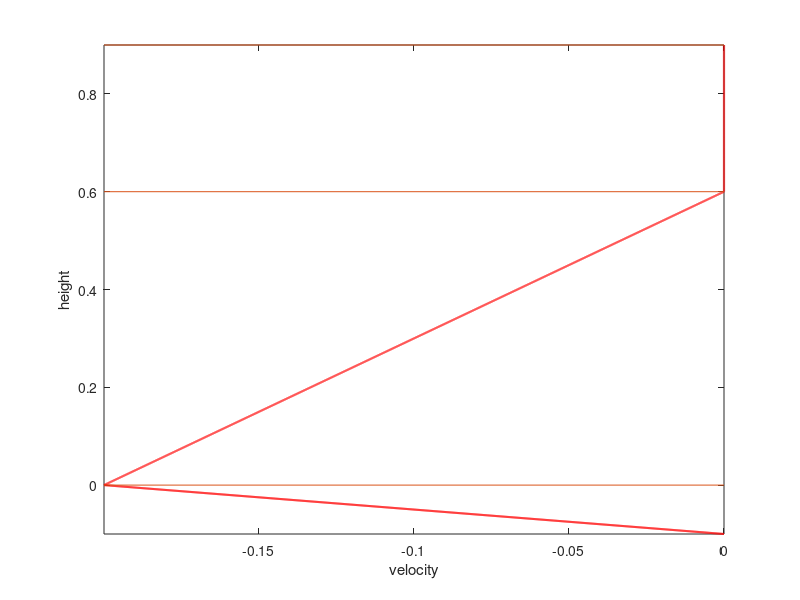
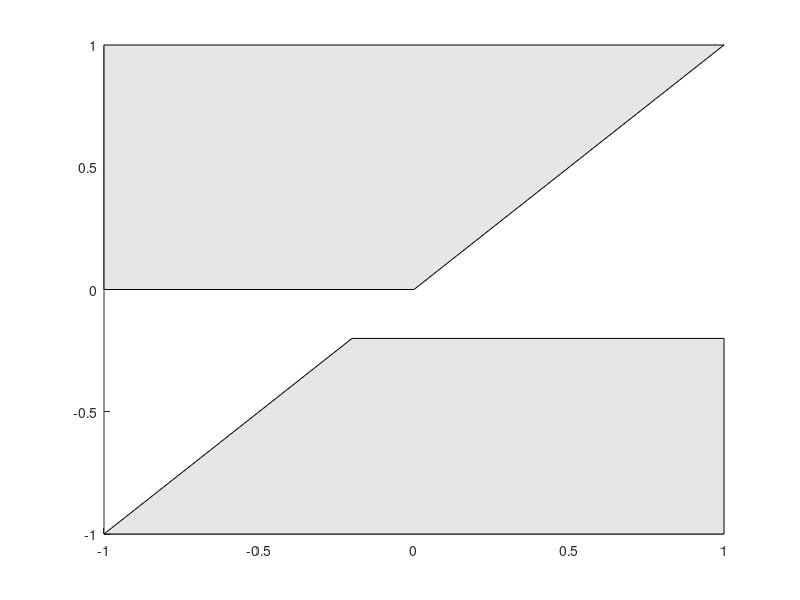

These figures' MATLAB source, in order: (Note: this script raises an error after producing the figures.)
%%%% 
%%%% FIND KISSING POINTS and EVALUATE SYSTEM COEFFICIENTS at these points
%%%%

close all % close all figures (if any)

%%% PART I: FIND A KISSING POINT

% colors to be used for plots
blewish=[13 140 204]./255;
darkgreen=[23 135 0]./255;
greybrown=[103 101 110]./255;
orange=[223 138 74]./255;
blu=[20 68 246]./255;
lightgray=[0.9 0.9 0.9];

fontsz=14;
MESH_DPS = 300;  % mesh density (points)

% put the model parameter values in a structure
s=struct('U0', 0, ...
         'U1', -0.2,...
         'U2', 0, ...
         'U3', 0, ...
         'H1', 0.1, ...
         'H2', 0.6,...
         'H3', 0.3, ...
         'H12', 0, ...
         'H32', 0,...
         'g12', 0.6,...
         'g32', 0.4);
     
s.('H12')=s.('H1')/s.('H2');
s.('H32')=s.('H3')/s.('H2');

% range of U3 values
U3from=-1;
U3to=1;
U3step=1e-4;
U3rng=U3from:U3step:U3to;

% check if these values make sense
assert(s.('H1')>0, 'H1 MUST be positive!')
assert(s.('H2')>0, 'H2 MUST be positive!')
assert(s.('H3')>0, 'H3 MUST be positive!')
assert(s.('g12')>=0, 'g12 MUST be non-negative!')
assert(s.('g32')>=0, 'g32 MUST be non-negative!')
assert(s.('H1')+s.('H2')+s.('H3')==1, 'H1+H2+H3 MUST be 1!')

% check if g12+g32=1; if not, do rescaling
if s.('g12')+s.('g32') ~= 1  
    gsk=sqrt(s.('g12')+s.('g32'));
    s.('g12')=s.('g12')/gsk^2;
    s.('g32')=s.('g32')/gsk^2;
    s.('U0')=s.('U0')/gsk;
    s.('U1')=s.('U1')/gsk;
    s.('U2')=s.('U2')/gsk;
    s.('U3')=s.('U3')/gsk;
    U3rng=U3rng/gsk;
    fprintf(1,'done rescaling to ensure that g12+g32=1...\n');
end

% set up the z axis: it's [-H1,H2+H3] which has the length 1
dz=1e-4;  % length of a single interval 
nc=round(1/dz+1);  % number of points incl. boundary points
z=linspace(-s.('H1'),s.('H2')+s.('H3'), nc); 
zlow=(z<0);  % boolean vector with 1s only where z in lower layer
zmid=(z>=0 & z<=s.('H2'));
ztop=(z>s.('H2'));

% create the base velocity profile
Omega1=@()   (s.('U1')-s.('U0'))/s.('H1');
Omega2=@()   (s.('U2')-s.('U1'))/s.('H2');
Omega3=@(u3) (u3-s.('U2'))/s.('H3');

Ubase=@(u3)   (s.('U2')+Omega3(u3)*(z-s.('H2'))).*ztop +...
              (s.('U1')+Omega2()*z).*zmid+...
              (s.('U1')+Omega1()*z).*zlow;
       
% plot the velocity profile
ss=get(0,'ScreenSize'); % [left, bottom, width, height]
figure('Position',[ss(3)*0.25,ss(4)*0.25,ss(3)*0.5, ss(4)*0.4])

miny=min(Ubase(s.('U3')));
maxy=max(Ubase(s.('U3')));

plot(Ubase(s.('U3')), z, 'LineWidth',1.5,'Color','red')
hold on
line([miny,maxy],[0,0])
hold on
line([miny,maxy],[s.('H2'),s.('H2')])
hold on
line([miny,maxy],[s.('H2')+s.('H3'),s.('H2')+s.('H3')])
xlim([miny,maxy])
ylim([min(z),max(z)])
hold off
xlabel('velocity')
ylabel('height')
       
% function defining the equation for c       
Sigma1=@(c)     (s.('U0')-c)*(s.('U1')-c)-s.('g12')*s.('H1');
Sigma3=@(u3, c) (s.('U2')-c)*(u3-c)-s.('g32')*s.('H3');
Psi=@(c)        (s.('U2')-c)*(s.('U1')-c);
Fc=@(u3, c)     (s.('H12')*Psi(c)+Sigma1(c))*(s.('H32')*Psi(c)+Sigma3(u3, c))-...
                 s.('H12')*s.('H32')*Psi(c)^2;
cU0=@(u3,c) s.('U0')-c;
cU1=@(u3,c) s.('U1')-c;
cU2=@(u3,c) s.('U2')-c;
cU3=@(u3,c) u3-c;

% plot this function when varying U3
figure('Position',[ss(3)*0.25,ss(4)*0.25,ss(3)*0.5, ss(4)*0.4])
patch([s.('U2'), U3from,  U3from, U3to],...
      [s.('U2'), s.('U2'),U3to,   U3to],lightgray);
hold on
patch([s.('U1'), U3from, U3to,   U3to],...
      [s.('U1'), U3from, U3from, s.('U1'),],lightgray);
hold on

co_fc=fcontour(Fc,[U3from,U3to,U3from,U3to],'LineWidth',1.5,'MeshDensity',MESH_DPS);
set(co_fc,'LevelList',0)
set(co_fc,'LineColor',greybrown)
hold on
co_u3=fcontour(cU3,[U3from,U3to,U3from,U3to],'LineWidth',1.0,'MeshDensity',MESH_DPS);
set(co_u3,'LevelList',0)
set(co_u3,'LineColor',darkgreen)
hold on
co_u1=fcontour(cU1,[U3from,U3to,U3from,U3to],'LineWidth',1.0,'MeshDensity',MESH_DPS);
set(co_u1,'LevelList',0)
set(co_u1,'LineColor','red')
hold on
co_u2=fcontour(cU2,[U3from,U3to,U3from,U3to],'LineWidth',1.0,'MeshDensity',MESH_DPS);
set(co_u2,'LevelList',0)
set(co_u2,'LineColor',orange)
hold on
co_u0=fcontour(cU0,[U3from,U3to,U3from,U3to],'LineWidth',1.0,'MeshDensity',MESH_DPS);
set(co_u0,'LevelList',0)
set(co_u0,'LineColor',blu)
hold on
legend([co_u0,co_u1,co_u2,co_u3],{'$c=U_0$','$c=U_1$','$c=U_2$','$c=U_3$'},'interpreter','latex','Location','NorthEast');
box on

xlabel('$U_3$','interpreter','latex','FontSize',fontsz)
ylabel('$c$','interpreter','latex','FontSize',fontsz)

% edit this part based on where you see a kissing point in the picture!
U3rng_kp=U3rng(-0.7<=U3rng & U3rng<=-0.45);   % area in U3 around where the KP is
ctop=0.2;  % starting value closer to the larger c value
cbot=0.1;  % starting value closer to the smaller c value

c1c2s=zeros(length(U3rng_kp),2);
c1mc2=zeros(length(U3rng_kp),1);
cc=0;   % counter for U3 values for which c1 and c2 to be calculated

for u=U3rng_kp
    cc=cc+1;
    f_tmp=@(c) Fc(u, c);
    c1c2s(cc,1)=fzero(f_tmp,ctop);
    c1c2s(cc,2)=fzero(f_tmp,cbot);
    c1mc2(cc)=abs(c1c2s(cc,1)-c1c2s(cc,2));
end

% find index where is the minimal difference |c1-c2|
idx=find(c1mc2==min(c1mc2));
kp_u3=U3rng_kp(idx);
kp_c1=c1c2s(idx,1);
kp_c2=c1c2s(idx,2);
kp_cbar=(kp_c1+kp_c2)/2;
fprintf(1,'\n*** found a kissing point:\n');
fprintf(1,'c1:%10.4f\nc2:%10.4f\nU3:%10.4f\n',kp_c1,kp_c2,kp_u3);

%plot(kp_u3,kp_c1,'Marker','o','MarkerFaceColor','red','MarkerEdgeColor','red')
%hold on
%plot(kp_u3,kp_c2,'Marker','o','MarkerFaceColor','red','MarkerEdgeColor','red')

text(-0.58,0.22,'$K_3$','Interpreter','latex','FontSize',fontsz)
text(-0.057,-0.43,'$K_4$','Interpreter','latex','FontSize',fontsz)

%%% PART II: EVALUATE INTEGRAL COEFFICIENTS

% modal function and its derivative

b2=1;
b1=@(c)    -b2/(Omega1()*(s.('U0')-c));
m2=@(c)     b2*Sigma1(c)/((s.('U0')-c)*(s.('U1')-c));
m1=@(c)    -b2*s.('H1')/((s.('U0')-c)*(s.('U1')-c))-m2(c)/(Omega2()*(s.('U1')-c));
t2=@(c,u3)  m2(c)*(s.('U2')-c)*(u3-c)/Sigma3(u3, c);
t1=@(c,u3) -t2(c,u3)/(Omega3(u3)*(u3-c));

phi=@(c,u3)...
    (t1(c,u3)+t2(c,u3)./(Omega3(u3)*(s.('U2')-c+Omega3(u3)*(z-s.('H2'))))).*ztop+...
                         (m1(c)+m2(c)./(Omega2()*(s.('U1')-c+Omega2()*z))).*zmid+...
                            (b1(c)+b2./(Omega1()*(s.('U1')-c+Omega1()*z))).*zlow;

phi_z=@(c,u3) -(t2(c,u3)./(s.('U2')-c+Omega3(u3)*(z-s.('H2'))).^2).*ztop-...
                               (m2(c)./(s.('U1')-c+Omega2()*z).^2).*zmid-...
                                  (b2./(s.('U1')-c+Omega1()*z).^2).*zlow;

% check the orthogonality condition; approximate integral using the
% composite trapezoidal rule

kfs=[(1/2) ones(1,nc-2) (1/2)];

% storage for coefficient values

nU3kp=length(U3rng_kp);
npots=1:nU3kp;

storage_c1=zeros(size(npots));
storage_c2=zeros(size(npots));
storage_lambda1=zeros(size(npots));
storage_lambda2=zeros(size(npots));
storage_mu1=zeros(size(npots));
storage_mu2=zeros(size(npots));
storage_sigma=zeros(size(npots));
storage_nu1=zeros(size(npots));
storage_nu2=zeros(size(npots));
storage_gamma1=zeros(size(npots));
storage_gamma2=zeros(size(npots));

for i=1:size(c1c2s,1)
    
    %fprintf(1,'c pair %i: c1=%f c2=%f\n',i,c1c2s(i,1),c1c2s(i,2));
    
    kp_c1=c1c2s(i,1);
    kp_c2=c1c2s(i,2);
    kp_cbar=(kp_c1+kp_c2)/2;
    kp_u3=U3rng_kp(i);
    

    orthc=sum(dz*kfs.*(Ubase(kp_u3)-kp_cbar).*phi_z(kp_c1,kp_u3).*phi_z(kp_c2,kp_u3));
    
    if i==idx
        fprintf(1,'\n*** orthogonality condition:\n%10.7f\n',orthc);
    end
    
    % now calculate coefficients

    l=struct(...
    'alpha1', -2*sum(dz*kfs.*(Ubase(kp_u3)-kp_cbar).*phi_z(kp_c1,kp_u3).^2),...
    'alpha2', -2*sum(dz*kfs.*(Ubase(kp_u3)-kp_cbar).*phi_z(kp_c2,kp_u3).^2),...
    'lambda1',   sum(dz*kfs.*(Ubase(kp_u3)-kp_cbar).^2.*phi(kp_c1,kp_u3).^2),...
    'lambda2',   sum(dz*kfs.*(Ubase(kp_u3)-kp_cbar).^2.*phi(kp_c2,kp_u3).^2),...
    'mu1', (3/2)*sum(dz*kfs.*(Ubase(kp_u3)-kp_cbar).^2.*phi_z(kp_c1,kp_u3).^3),...
    'mu2', (3/2)*sum(dz*kfs.*(Ubase(kp_u3)-kp_cbar).^2.*phi_z(kp_c2,kp_u3).^3),...
    'sigma',     sum(dz*kfs.*(Ubase(kp_u3)-kp_cbar).^2.*phi(kp_c1,kp_u3).*phi(kp_c2,kp_u3)),...
    'nu1', (3/2)*sum(dz*kfs.*(Ubase(kp_u3)-kp_cbar).^2.*phi_z(kp_c1,kp_u3).*phi_z(kp_c2,kp_u3).^2),...
    'nu2', (3/2)*sum(dz*kfs.*(Ubase(kp_u3)-kp_cbar).^2.*phi_z(kp_c1,kp_u3).^2.*phi_z(kp_c2,kp_u3)));
    tmp=(Ubase(kp_u3)-kp_cbar).^2.*phi_z(kp_c1,kp_u3);
    l.('gamma1')=tmp(1);
    tmp=(Ubase(kp_u3)-kp_cbar).^2.*phi_z(kp_c2,kp_u3);
    l.('gamma2')=tmp(1);

    % if alphas are negative, multiply all coefficients by -1
    assert(l.('alpha1')*l.('alpha2')>0, 'alpha1 and alpha2 MUST be of the same sign!')
    if l.('alpha1')<0
        fldn=fieldnames(l);
        for j=1:numel(fldn)
            l.(fldn{j})=-l.(fldn{j});
        end
    end

    % rescale again to make alphas equal to 1
    a=sqrt(l.('alpha1')/l.('alpha2'));
    sc=kp_c1-kp_cbar;
    q=sc*l.('alpha1');

    ll0=struct(...
        'alpha1', 1,...
        'alpha2',  1,...
        'lambda1', l.('lambda1')/q,...
        'lambda2', (a^2/q)*l.('lambda2'),...
        'sigma',   (a/q)*l.('sigma'),...
        'mu1',  l.('mu1')/q,...
        'mu2',  (a^3/q)*l.('mu2'),...
        'nu1', (a^2/q)*l.('nu1'),...
        'nu2', (a/q)*l.('nu2'),...
        'gamma1', l.('gamma1')/q,...
        'gamma2', (a/q)*l.('gamma2'));
    
    w=1/sqrt(abs(ll0.mu1*ll0.mu2));
    
    ll=struct(...
        'alpha1', ll0.alpha1,...
        'alpha2',  ll0.alpha2,...
        'lambda1', ll0.lambda1,...
        'lambda2', ll0.lambda1,...
        'sigma',   ll0.sigma,...
        'mu1',  ll0.('mu1')*w,...
        'mu2',  ll0.('mu2')*w,...
        'nu1', ll0.('nu1')*w,...
        'nu2', ll0.('nu2')*w,...
        'gamma1', ll0.('gamma1')/w,...
        'gamma2', ll0.('gamma2')/w);
    
    storage_c1(i)=kp_c1;
    storage_c2(i)=kp_c2;
    storage_lambda1(i)=ll.('lambda1');
    storage_lambda2(i)=ll.('lambda2');
    storage_mu1(i)=ll.('mu1');
    storage_mu2(i)=ll.('mu2');
    storage_sigma(i)=ll.('sigma');
    storage_nu1(i)=ll.('nu1');
    storage_nu2(i)=ll.('nu2');
    storage_gamma1(i)=ll.('gamma1');
    storage_gamma2(i)=ll.('gamma2');
end

ss=get(0,'ScreenSize'); % [left, bottom, width, height]
figure('Position',[ss(3)*0.25,ss(4)*0.25,ss(3)*0.5, ss(4)*0.5])

subplot(2,3,1)

klr=[73 68 163]./ 255;

plot(npots, storage_c1,'LineStyle','-','Color',klr)
hold on
plot(npots, storage_c2,'LineStyle','--','Color',klr)
xlim([1,nU3kp])
hold on
plot(idx, storage_c1(idx),'Marker','o','MarkerFaceColor',klr,'MarkerEdgeColor',klr) 
hold on
plot(idx, storage_c2(idx),'Marker','o','MarkerFaceColor',klr,'MarkerEdgeColor',klr) 
xlim([1,nU3kp])
set(gca, 'XTickLabel', [])
h=legend('$c_1$','$c_2$','Location','SouthOutside','Orientation','horizontal');
set(h,'Interpreter','latex')
set(h,'FontSize',12)
legend('boxoff')

subplot(2,3,2)

plot(npots, storage_lambda1,'r',...
     npots, storage_lambda2,'--r')
xlim([1,nU3kp])
hold on
plot(idx, storage_lambda1(idx),'Marker','o','MarkerFaceColor','red','MarkerEdgeColor','red') 
hold on
plot(idx, storage_lambda2(idx),'Marker','o','MarkerFaceColor','red','MarkerEdgeColor','red') 
xlim([1,nU3kp])
set(gca, 'XTickLabel', [])
h=legend('$\lambda_1$','$\lambda_2$','Location','SouthOutside','Orientation','horizontal');
set(h,'Interpreter','latex')
legend('boxoff')
set(h,'FontSize',12)
 
subplot(2,3,3)
plot(npots, storage_mu1,'b',...
     npots, storage_mu2,'--b')
xlim([1,nU3kp])
hold on
plot(idx, storage_mu1(idx),'Marker','o','MarkerFaceColor','blue','MarkerEdgeColor','blue') 
hold on
plot(idx, storage_mu2(idx),'Marker','o','MarkerFaceColor','blue','MarkerEdgeColor','blue') 
xlim([1,nU3kp])
set(gca, 'XTickLabel', [])
h=legend('$\mu_1$','$\mu_2$','Location','SouthOutside','Orientation','horizontal');
set(h,'Interpreter','latex')
legend('boxoff')
set(h,'FontSize',12)
 
 
subplot(2,3,4)
plot(npots, storage_sigma,'m')
xlim([1,nU3kp])
hold on
plot(idx, storage_sigma(idx),'Marker','o','MarkerFaceColor','magenta','MarkerEdgeColor','magenta') 
hold on
% plot(idx, storage_sigma(idx),'Marker','o','MarkerFaceColor','magenta','MarkerEdgeColor','magenta') 
xlim([1,nU3kp])
set(gca, 'XTickLabel', [])
h=legend('$\sigma$','Location','SouthOutside','Orientation','horizontal');
set(h,'Interpreter','latex')
legend('boxoff')
set(h,'FontSize',12)

subplot(2,3,5)

klr=[46 174 139]./ 255;

plot(npots, storage_nu1,'LineStyle','-','Color',klr)
hold on
plot(npots, storage_nu2,'LineStyle','--','Color',klr)
xlim([1,nU3kp])
hold on
plot(idx, storage_nu1(idx),'Marker','o','MarkerFaceColor',klr,'MarkerEdgeColor',klr) 
hold on
plot(idx, storage_nu2(idx),'Marker','o','MarkerFaceColor',klr,'MarkerEdgeColor',klr) 
xlim([1,nU3kp])
set(gca, 'XTickLabel', [])
h=legend('$\nu_{1}$','$\nu_{2}$','Location','SouthOutside','Orientation','horizontal');
set(h,'Interpreter','latex')
legend('boxoff')
set(h,'FontSize',12)

subplot(2,3,6)

klr = [201 18 148]./ 255;

plot(npots, storage_gamma1,'LineStyle','-','Color',klr)
hold on
plot(npots, storage_gamma2,'LineStyle','--','Color',klr)
xlim([1,nU3kp])
hold on
plot(idx, storage_gamma1(idx),'Marker','o','MarkerFaceColor',klr,'MarkerEdgeColor',klr) 
hold on
plot(idx, storage_gamma2(idx),'Marker','o','MarkerFaceColor',klr,'MarkerEdgeColor',klr) 
xlim([1,nU3kp])
set(gca, 'XTickLabel', [])
h=legend('$\gamma_1$','$\gamma_2$','Location','SouthOutside','Orientation','horizontal');
set(h,'Interpreter','latex')
set(h,'FontSize',12)
legend('boxoff')